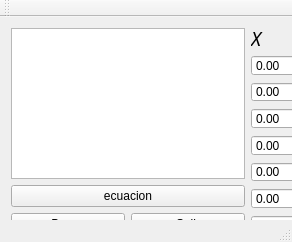
<?xml version="1.0" encoding="UTF-8"?>
<ui version="4.0">
 <class>RegrecionLinea</class>
 <widget class="QMainWindow" name="RegrecionLinea">
  <property name="geometry">
   <rect>
    <x>0</x>
    <y>0</y>
    <width>292</width>
    <height>242</height>
   </rect>
  </property>
  <property name="windowTitle">
   <string>RegrecionLinea</string>
  </property>
  <widget class="QWidget" name="centralWidget">
   <widget class="QWidget" name="layoutWidget">
    <property name="geometry">
     <rect>
      <x>0</x>
      <y>0</y>
      <width>382</width>
      <height>229</height>
     </rect>
    </property>
    <layout class="QHBoxLayout" name="horizontalLayout_2">
     <item>
      <layout class="QVBoxLayout" name="verticalLayout_4">
       <item>
        <layout class="QVBoxLayout" name="verticalLayout_3">
         <item>
          <widget class="QTextEdit" name="textEdit"/>
         </item>
         <item>
          <widget class="QPushButton" name="pushButton">
           <property name="text">
            <string>ecuacion</string>
           </property>
          </widget>
         </item>
         <item>
          <layout class="QHBoxLayout" name="horizontalLayout">
           <item>
            <widget class="QPushButton" name="pushButton_2">
             <property name="text">
              <string>Borrar</string>
             </property>
            </widget>
           </item>
           <item>
            <widget class="QPushButton" name="pushButton_3">
             <property name="text">
              <string>Salir</string>
             </property>
            </widget>
           </item>
          </layout>
         </item>
        </layout>
       </item>
      </layout>
     </item>
     <item>
      <layout class="QVBoxLayout" name="verticalLayout">
       <item>
        <widget class="QLabel" name="label">
         <property name="font">
          <font>
           <family>Vivaldi</family>
           <pointsize>14</pointsize>
           <italic>true</italic>
          </font>
         </property>
         <property name="text">
          <string>X</string>
         </property>
        </widget>
       </item>
       <item>
        <widget class="QDoubleSpinBox" name="doubleSpinBox_7"/>
       </item>
       <item>
        <widget class="QDoubleSpinBox" name="doubleSpinBox_6"/>
       </item>
       <item>
        <widget class="QDoubleSpinBox" name="doubleSpinBox_5"/>
       </item>
       <item>
        <widget class="QDoubleSpinBox" name="doubleSpinBox_4"/>
       </item>
       <item>
        <widget class="QDoubleSpinBox" name="doubleSpinBox_3"/>
       </item>
       <item>
        <widget class="QDoubleSpinBox" name="doubleSpinBox_2"/>
       </item>
       <item>
        <widget class="QDoubleSpinBox" name="doubleSpinBox"/>
       </item>
      </layout>
     </item>
     <item>
      <layout class="QVBoxLayout" name="verticalLayout_2">
       <item>
        <widget class="QLabel" name="label_2">
         <property name="font">
          <font>
           <family>Vivaldi</family>
           <pointsize>14</pointsize>
           <italic>true</italic>
          </font>
         </property>
         <property name="text">
          <string>Y</string>
         </property>
        </widget>
       </item>
       <item>
        <widget class="QDoubleSpinBox" name="doubleSpinBox_8"/>
       </item>
       <item>
        <widget class="QDoubleSpinBox" name="doubleSpinBox_9"/>
       </item>
       <item>
        <widget class="QDoubleSpinBox" name="doubleSpinBox_10"/>
       </item>
       <item>
        <widget class="QDoubleSpinBox" name="doubleSpinBox_11"/>
       </item>
       <item>
        <widget class="QDoubleSpinBox" name="doubleSpinBox_12"/>
       </item>
       <item>
        <widget class="QDoubleSpinBox" name="doubleSpinBox_13"/>
       </item>
       <item>
        <widget class="QDoubleSpinBox" name="doubleSpinBox_14"/>
       </item>
      </layout>
     </item>
    </layout>
   </widget>
  </widget>
  <widget class="QToolBar" name="mainToolBar">
   <attribute name="toolBarArea">
    <enum>TopToolBarArea</enum>
   </attribute>
   <attribute name="toolBarBreak">
    <bool>false</bool>
   </attribute>
  </widget>
  <widget class="QStatusBar" name="statusBar"/>
 </widget>
 <layoutdefault spacing="6" margin="11"/>
 <resources/>
 <connections>
  <connection>
   <sender>pushButton_3</sender>
   <signal>clicked()</signal>
   <receiver>RegrecionLinea</receiver>
   <slot>close()</slot>
   <hints>
    <hint type="sourcelabel">
     <x>187</x>
     <y>229</y>
    </hint>
    <hint type="destinationlabel">
     <x>210</x>
     <y>242</y>
    </hint>
   </hints>
  </connection>
 </connections>
</ui>
